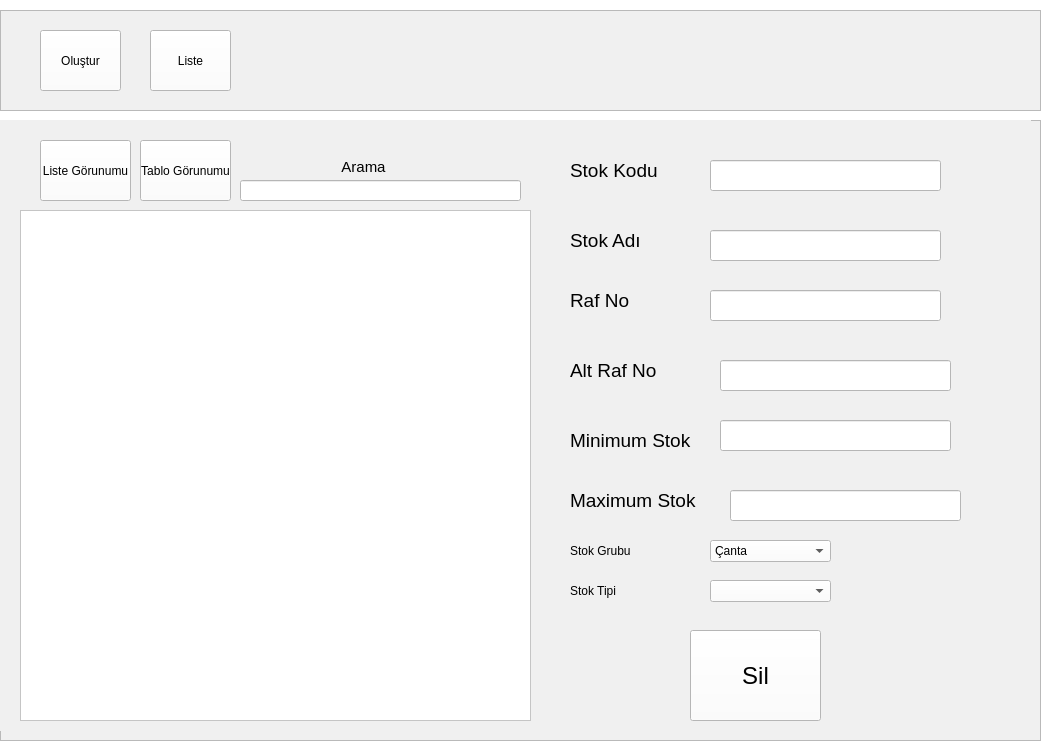
<?xml version="1.0" encoding="UTF-8"?>
<ui version="4.0">
 <class>Form</class>
 <widget class="QWidget" name="Form">
  <property name="geometry">
   <rect>
    <x>0</x>
    <y>0</y>
    <width>1048</width>
    <height>746</height>
   </rect>
  </property>
  <property name="windowTitle">
   <string>Form</string>
  </property>
  <property name="styleSheet">
   <string notr="true">background-color: rgb(255, 255, 255);</string>
  </property>
  <widget class="QWidget" name="verticalLayoutWidget">
   <property name="geometry">
    <rect>
     <x>0</x>
     <y>120</y>
     <width>1041</width>
     <height>621</height>
    </rect>
   </property>
   <layout class="QVBoxLayout" name="verticalLayout">
    <item>
     <widget class="QFrame" name="frame">
      <property name="enabled">
       <bool>true</bool>
      </property>
      <property name="autoFillBackground">
       <bool>false</bool>
      </property>
      <property name="styleSheet">
       <string notr="true">background-color: rgb(240, 240, 240);</string>
      </property>
      <property name="frameShape">
       <enum>QFrame::StyledPanel</enum>
      </property>
      <property name="frameShadow">
       <enum>QFrame::Raised</enum>
      </property>
      <widget class="QStackedWidget" name="stackedWidget">
       <property name="geometry">
        <rect>
         <x>0</x>
         <y>0</y>
         <width>1031</width>
         <height>611</height>
        </rect>
       </property>
       <property name="styleSheet">
        <string notr="true">background-color: rgb(240, 240, 240);</string>
       </property>
       <property name="currentIndex">
        <number>1</number>
       </property>
       <widget class="QWidget" name="page">
        <widget class="QLineEdit" name="lineEdit_5">
         <property name="geometry">
          <rect>
           <x>300</x>
           <y>260</y>
           <width>161</width>
           <height>20</height>
          </rect>
         </property>
         <property name="styleSheet">
          <string notr="true">background-color: rgb(255, 255, 255);dsa</string>
         </property>
         <property name="text">
          <string/>
         </property>
        </widget>
        <widget class="QLabel" name="max_stok_label">
         <property name="geometry">
          <rect>
           <x>90</x>
           <y>300</y>
           <width>161</width>
           <height>41</height>
          </rect>
         </property>
         <property name="styleSheet">
          <string notr="true">font: 18pt &quot;MS Shell Dlg 2&quot;;</string>
         </property>
         <property name="text">
          <string>Maximum Stok</string>
         </property>
        </widget>
        <widget class="QPushButton" name="Ekle">
         <property name="geometry">
          <rect>
           <x>680</x>
           <y>170</y>
           <width>271</width>
           <height>81</height>
          </rect>
         </property>
         <property name="text">
          <string>Ekle</string>
         </property>
        </widget>
        <widget class="QLabel" name="sto_tipi_label">
         <property name="geometry">
          <rect>
           <x>670</x>
           <y>90</y>
           <width>111</width>
           <height>41</height>
          </rect>
         </property>
         <property name="styleSheet">
          <string notr="true">font: 18pt &quot;MS Shell Dlg 2&quot;;</string>
         </property>
         <property name="text">
          <string>Stok Tipi</string>
         </property>
        </widget>
        <widget class="QLabel" name="min_stok_label">
         <property name="geometry">
          <rect>
           <x>90</x>
           <y>250</y>
           <width>151</width>
           <height>41</height>
          </rect>
         </property>
         <property name="styleSheet">
          <string notr="true">font: 18pt &quot;MS Shell Dlg 2&quot;;</string>
         </property>
         <property name="text">
          <string>Minimum Stok</string>
         </property>
        </widget>
        <widget class="QLineEdit" name="lineEdit">
         <property name="geometry">
          <rect>
           <x>300</x>
           <y>70</y>
           <width>161</width>
           <height>20</height>
          </rect>
         </property>
         <property name="styleSheet">
          <string notr="true">background-color: rgb(255, 255, 255);dsa</string>
         </property>
         <property name="text">
          <string/>
         </property>
        </widget>
        <widget class="QLineEdit" name="lineEdit_6">
         <property name="geometry">
          <rect>
           <x>300</x>
           <y>210</y>
           <width>161</width>
           <height>20</height>
          </rect>
         </property>
         <property name="styleSheet">
          <string notr="true">background-color: rgb(255, 255, 255);dsa</string>
         </property>
         <property name="text">
          <string/>
         </property>
        </widget>
        <widget class="QLabel" name="stok_grubu_label">
         <property name="geometry">
          <rect>
           <x>670</x>
           <y>50</y>
           <width>121</width>
           <height>41</height>
          </rect>
         </property>
         <property name="styleSheet">
          <string notr="true">font: 18pt &quot;MS Shell Dlg 2&quot;;</string>
         </property>
         <property name="text">
          <string>Stok Grubu</string>
         </property>
        </widget>
        <widget class="QLineEdit" name="lineEdit_4">
         <property name="geometry">
          <rect>
           <x>300</x>
           <y>310</y>
           <width>161</width>
           <height>20</height>
          </rect>
         </property>
         <property name="styleSheet">
          <string notr="true">background-color: rgb(255, 255, 255);dsa</string>
         </property>
         <property name="text">
          <string/>
         </property>
        </widget>
        <widget class="QComboBox" name="comboBox_2">
         <property name="geometry">
          <rect>
           <x>810</x>
           <y>100</y>
           <width>121</width>
           <height>22</height>
          </rect>
         </property>
         <property name="styleSheet">
          <string notr="true">background-color: rgb(255, 255, 255);</string>
         </property>
        </widget>
        <widget class="QLabel" name="Stok_kodu_label">
         <property name="geometry">
          <rect>
           <x>90</x>
           <y>60</y>
           <width>111</width>
           <height>41</height>
          </rect>
         </property>
         <property name="styleSheet">
          <string notr="true">font: 18pt &quot;MS Shell Dlg 2&quot;;</string>
         </property>
         <property name="text">
          <string>Stok Kodu</string>
         </property>
        </widget>
        <widget class="QComboBox" name="comboBox">
         <property name="geometry">
          <rect>
           <x>810</x>
           <y>60</y>
           <width>121</width>
           <height>22</height>
          </rect>
         </property>
         <property name="styleSheet">
          <string notr="true">background-color: rgb(255, 255, 255);</string>
         </property>
         <item>
          <property name="text">
           <string>Çanta</string>
          </property>
         </item>
         <item>
          <property name="text">
           <string>Aksesuar</string>
          </property>
         </item>
         <item>
          <property name="text">
           <string>Kıyafet</string>
          </property>
         </item>
        </widget>
        <widget class="QLabel" name="alt_raf_no_label">
         <property name="geometry">
          <rect>
           <x>90</x>
           <y>200</y>
           <width>111</width>
           <height>41</height>
          </rect>
         </property>
         <property name="styleSheet">
          <string notr="true">font: 18pt &quot;MS Shell Dlg 2&quot;;</string>
         </property>
         <property name="text">
          <string>Alt Raf No</string>
         </property>
        </widget>
        <widget class="QLineEdit" name="lineEdit_2">
         <property name="geometry">
          <rect>
           <x>300</x>
           <y>110</y>
           <width>161</width>
           <height>20</height>
          </rect>
         </property>
         <property name="styleSheet">
          <string notr="true">background-color: rgb(255, 255, 255);dsa</string>
         </property>
         <property name="text">
          <string/>
         </property>
        </widget>
        <widget class="QLineEdit" name="lineEdit_3">
         <property name="geometry">
          <rect>
           <x>300</x>
           <y>160</y>
           <width>161</width>
           <height>20</height>
          </rect>
         </property>
         <property name="styleSheet">
          <string notr="true">background-color: rgb(255, 255, 255);dsa</string>
         </property>
         <property name="text">
          <string/>
         </property>
        </widget>
        <widget class="QLabel" name="Stok_adi_label">
         <property name="geometry">
          <rect>
           <x>90</x>
           <y>100</y>
           <width>111</width>
           <height>41</height>
          </rect>
         </property>
         <property name="styleSheet">
          <string notr="true">font: 18pt &quot;MS Shell Dlg 2&quot;;</string>
         </property>
         <property name="text">
          <string>Stok Adı</string>
         </property>
        </widget>
        <widget class="QLabel" name="raf_no_label">
         <property name="geometry">
          <rect>
           <x>90</x>
           <y>150</y>
           <width>111</width>
           <height>41</height>
          </rect>
         </property>
         <property name="styleSheet">
          <string notr="true">font: 18pt &quot;MS Shell Dlg 2&quot;;</string>
         </property>
         <property name="text">
          <string>Raf No</string>
         </property>
        </widget>
       </widget>
       <widget class="QWidget" name="page_2">
        <widget class="QLabel" name="label_7">
         <property name="geometry">
          <rect>
           <x>570</x>
           <y>30</y>
           <width>91</width>
           <height>41</height>
          </rect>
         </property>
         <property name="font">
          <font>
           <pointsize>14</pointsize>
          </font>
         </property>
         <property name="text">
          <string>Stok Kodu</string>
         </property>
        </widget>
        <widget class="QLineEdit" name="lineEdit_7">
         <property name="geometry">
          <rect>
           <x>710</x>
           <y>40</y>
           <width>231</width>
           <height>31</height>
          </rect>
         </property>
         <property name="styleSheet">
          <string notr="true">background-color: rgb(255, 255, 255);</string>
         </property>
        </widget>
        <widget class="QLineEdit" name="lineEdit_8">
         <property name="geometry">
          <rect>
           <x>710</x>
           <y>110</y>
           <width>231</width>
           <height>31</height>
          </rect>
         </property>
         <property name="styleSheet">
          <string notr="true">background-color: rgb(255, 255, 255);</string>
         </property>
         <property name="text">
          <string/>
         </property>
        </widget>
        <widget class="QLabel" name="label_10">
         <property name="geometry">
          <rect>
           <x>570</x>
           <y>100</y>
           <width>91</width>
           <height>41</height>
          </rect>
         </property>
         <property name="font">
          <font>
           <pointsize>14</pointsize>
          </font>
         </property>
         <property name="text">
          <string>Stok Adı</string>
         </property>
        </widget>
        <widget class="QLabel" name="label_14">
         <property name="geometry">
          <rect>
           <x>570</x>
           <y>160</y>
           <width>111</width>
           <height>41</height>
          </rect>
         </property>
         <property name="font">
          <font>
           <family>MS Shell Dlg 2</family>
           <pointsize>14</pointsize>
           <weight>50</weight>
           <italic>false</italic>
           <bold>false</bold>
          </font>
         </property>
         <property name="styleSheet">
          <string notr="true">font: 14pt &quot;MS Shell Dlg 2&quot;;</string>
         </property>
         <property name="text">
          <string>Raf No</string>
         </property>
        </widget>
        <widget class="QLabel" name="label_13">
         <property name="geometry">
          <rect>
           <x>570</x>
           <y>230</y>
           <width>111</width>
           <height>41</height>
          </rect>
         </property>
         <property name="font">
          <font>
           <family>MS Shell Dlg 2</family>
           <pointsize>14</pointsize>
           <weight>50</weight>
           <italic>false</italic>
           <bold>false</bold>
          </font>
         </property>
         <property name="styleSheet">
          <string notr="true">font: 14pt &quot;MS Shell Dlg 2&quot;;</string>
         </property>
         <property name="text">
          <string>Alt Raf No</string>
         </property>
        </widget>
        <widget class="QLabel" name="label_12">
         <property name="geometry">
          <rect>
           <x>570</x>
           <y>300</y>
           <width>131</width>
           <height>41</height>
          </rect>
         </property>
         <property name="font">
          <font>
           <family>MS Shell Dlg 2</family>
           <pointsize>14</pointsize>
           <weight>50</weight>
           <italic>false</italic>
           <bold>false</bold>
          </font>
         </property>
         <property name="styleSheet">
          <string notr="true">font: 14pt &quot;MS Shell Dlg 2&quot;;</string>
         </property>
         <property name="text">
          <string>Minimum Stok</string>
         </property>
        </widget>
        <widget class="QLabel" name="label_11">
         <property name="geometry">
          <rect>
           <x>570</x>
           <y>360</y>
           <width>141</width>
           <height>41</height>
          </rect>
         </property>
         <property name="font">
          <font>
           <family>MS Shell Dlg 2</family>
           <pointsize>14</pointsize>
           <weight>50</weight>
           <italic>false</italic>
           <bold>false</bold>
          </font>
         </property>
         <property name="styleSheet">
          <string notr="true">font: 14pt &quot;MS Shell Dlg 2&quot;;</string>
         </property>
         <property name="text">
          <string>Maximum Stok</string>
         </property>
        </widget>
        <widget class="QLineEdit" name="lineEdit_9">
         <property name="geometry">
          <rect>
           <x>710</x>
           <y>170</y>
           <width>231</width>
           <height>31</height>
          </rect>
         </property>
         <property name="styleSheet">
          <string notr="true">background-color: rgb(255, 255, 255);</string>
         </property>
        </widget>
        <widget class="QLineEdit" name="lineEdit_10">
         <property name="geometry">
          <rect>
           <x>720</x>
           <y>240</y>
           <width>231</width>
           <height>31</height>
          </rect>
         </property>
         <property name="styleSheet">
          <string notr="true">background-color: rgb(255, 255, 255);</string>
         </property>
         <property name="text">
          <string/>
         </property>
        </widget>
        <widget class="QLineEdit" name="lineEdit_11">
         <property name="geometry">
          <rect>
           <x>730</x>
           <y>370</y>
           <width>231</width>
           <height>31</height>
          </rect>
         </property>
         <property name="styleSheet">
          <string notr="true">background-color: rgb(255, 255, 255);</string>
         </property>
         <property name="text">
          <string/>
         </property>
        </widget>
        <widget class="QLineEdit" name="lineEdit_12">
         <property name="geometry">
          <rect>
           <x>720</x>
           <y>300</y>
           <width>231</width>
           <height>31</height>
          </rect>
         </property>
         <property name="styleSheet">
          <string notr="true">background-color: rgb(255, 255, 255);</string>
         </property>
        </widget>
        <widget class="QLabel" name="label_15">
         <property name="geometry">
          <rect>
           <x>570</x>
           <y>450</y>
           <width>111</width>
           <height>41</height>
          </rect>
         </property>
         <property name="styleSheet">
          <string notr="true">font: 14pt &quot;MS Shell Dlg 2&quot;;</string>
         </property>
         <property name="text">
          <string>Stok Tipi</string>
         </property>
        </widget>
        <widget class="QLabel" name="label_16">
         <property name="geometry">
          <rect>
           <x>570</x>
           <y>410</y>
           <width>121</width>
           <height>41</height>
          </rect>
         </property>
         <property name="styleSheet">
          <string notr="true">font: 14pt &quot;MS Shell Dlg 2&quot;;</string>
         </property>
         <property name="text">
          <string>Stok Grubu</string>
         </property>
        </widget>
        <widget class="QComboBox" name="comboBox_3">
         <property name="geometry">
          <rect>
           <x>710</x>
           <y>460</y>
           <width>121</width>
           <height>22</height>
          </rect>
         </property>
         <property name="styleSheet">
          <string notr="true">background-color: rgb(255, 255, 255);</string>
         </property>
        </widget>
        <widget class="QComboBox" name="comboBox_4">
         <property name="geometry">
          <rect>
           <x>710</x>
           <y>420</y>
           <width>121</width>
           <height>22</height>
          </rect>
         </property>
         <property name="styleSheet">
          <string notr="true">background-color: rgb(255, 255, 255);</string>
         </property>
         <item>
          <property name="text">
           <string>Çanta</string>
          </property>
         </item>
         <item>
          <property name="text">
           <string>Aksesuar</string>
          </property>
         </item>
         <item>
          <property name="text">
           <string>Kıyafet</string>
          </property>
         </item>
        </widget>
        <widget class="QStackedWidget" name="stackedWidget_2">
         <property name="geometry">
          <rect>
           <x>20</x>
           <y>80</y>
           <width>511</width>
           <height>521</height>
          </rect>
         </property>
         <property name="currentIndex">
          <number>1</number>
         </property>
         <widget class="QWidget" name="listeGorunum">
          <widget class="QListWidget" name="listWidget">
           <property name="geometry">
            <rect>
             <x>0</x>
             <y>10</y>
             <width>511</width>
             <height>511</height>
            </rect>
           </property>
          </widget>
         </widget>
         <widget class="QWidget" name="tabloGorunum">
          <widget class="QTableWidget" name="tableWidget">
           <property name="geometry">
            <rect>
             <x>0</x>
             <y>10</y>
             <width>511</width>
             <height>511</height>
            </rect>
           </property>
           <property name="styleSheet">
            <string notr="true">background-color: rgb(255, 255, 255);</string>
           </property>
          </widget>
         </widget>
        </widget>
        <widget class="QPushButton" name="listeGorumumbtn">
         <property name="geometry">
          <rect>
           <x>40</x>
           <y>20</y>
           <width>91</width>
           <height>61</height>
          </rect>
         </property>
         <property name="styleSheet">
          <string notr="true">background-color: rgb(255, 255, 255);</string>
         </property>
         <property name="text">
          <string>Liste Görunumu</string>
         </property>
        </widget>
        <widget class="QPushButton" name="tabloGorumumbtn">
         <property name="geometry">
          <rect>
           <x>140</x>
           <y>20</y>
           <width>91</width>
           <height>61</height>
          </rect>
         </property>
         <property name="styleSheet">
          <string notr="true">background-color: rgb(255, 255, 255);</string>
         </property>
         <property name="text">
          <string>Tablo Görunumu</string>
         </property>
        </widget>
        <widget class="QPushButton" name="silbtn">
         <property name="geometry">
          <rect>
           <x>690</x>
           <y>510</y>
           <width>131</width>
           <height>91</height>
          </rect>
         </property>
         <property name="font">
          <font>
           <pointsize>18</pointsize>
          </font>
         </property>
         <property name="styleSheet">
          <string notr="true">background-color: rgb(255, 255, 255);</string>
         </property>
         <property name="text">
          <string>Sil</string>
         </property>
        </widget>
        <widget class="QLineEdit" name="aramaLine">
         <property name="geometry">
          <rect>
           <x>240</x>
           <y>60</y>
           <width>281</width>
           <height>21</height>
          </rect>
         </property>
         <property name="styleSheet">
          <string notr="true">background-color: rgb(255, 255, 255);</string>
         </property>
        </widget>
        <widget class="QLabel" name="label">
         <property name="geometry">
          <rect>
           <x>340</x>
           <y>40</y>
           <width>47</width>
           <height>13</height>
          </rect>
         </property>
         <property name="font">
          <font>
           <pointsize>11</pointsize>
          </font>
         </property>
         <property name="text">
          <string>Arama</string>
         </property>
         <property name="alignment">
          <set>Qt::AlignCenter</set>
         </property>
        </widget>
       </widget>
      </widget>
     </widget>
    </item>
   </layout>
  </widget>
  <widget class="QWidget" name="verticalLayoutWidget_2">
   <property name="geometry">
    <rect>
     <x>0</x>
     <y>10</y>
     <width>1041</width>
     <height>101</height>
    </rect>
   </property>
   <layout class="QVBoxLayout" name="verticalLayout_2">
    <item>
     <widget class="QFrame" name="frame_2">
      <property name="styleSheet">
       <string notr="true">background-color: rgb(240, 240, 240);</string>
      </property>
      <property name="frameShape">
       <enum>QFrame::StyledPanel</enum>
      </property>
      <property name="frameShadow">
       <enum>QFrame::Raised</enum>
      </property>
      <widget class="QPushButton" name="Olustur">
       <property name="geometry">
        <rect>
         <x>40</x>
         <y>20</y>
         <width>81</width>
         <height>61</height>
        </rect>
       </property>
       <property name="styleSheet">
        <string notr="true">background-color: rgb(255, 255, 255);</string>
       </property>
       <property name="text">
        <string>Oluştur</string>
       </property>
      </widget>
      <widget class="QPushButton" name="Liste">
       <property name="geometry">
        <rect>
         <x>150</x>
         <y>20</y>
         <width>81</width>
         <height>61</height>
        </rect>
       </property>
       <property name="styleSheet">
        <string notr="true">background-color: rgb(255, 255, 255);</string>
       </property>
       <property name="text">
        <string>Liste</string>
       </property>
      </widget>
     </widget>
    </item>
   </layout>
  </widget>
 </widget>
 <resources/>
 <connections/>
</ui>
